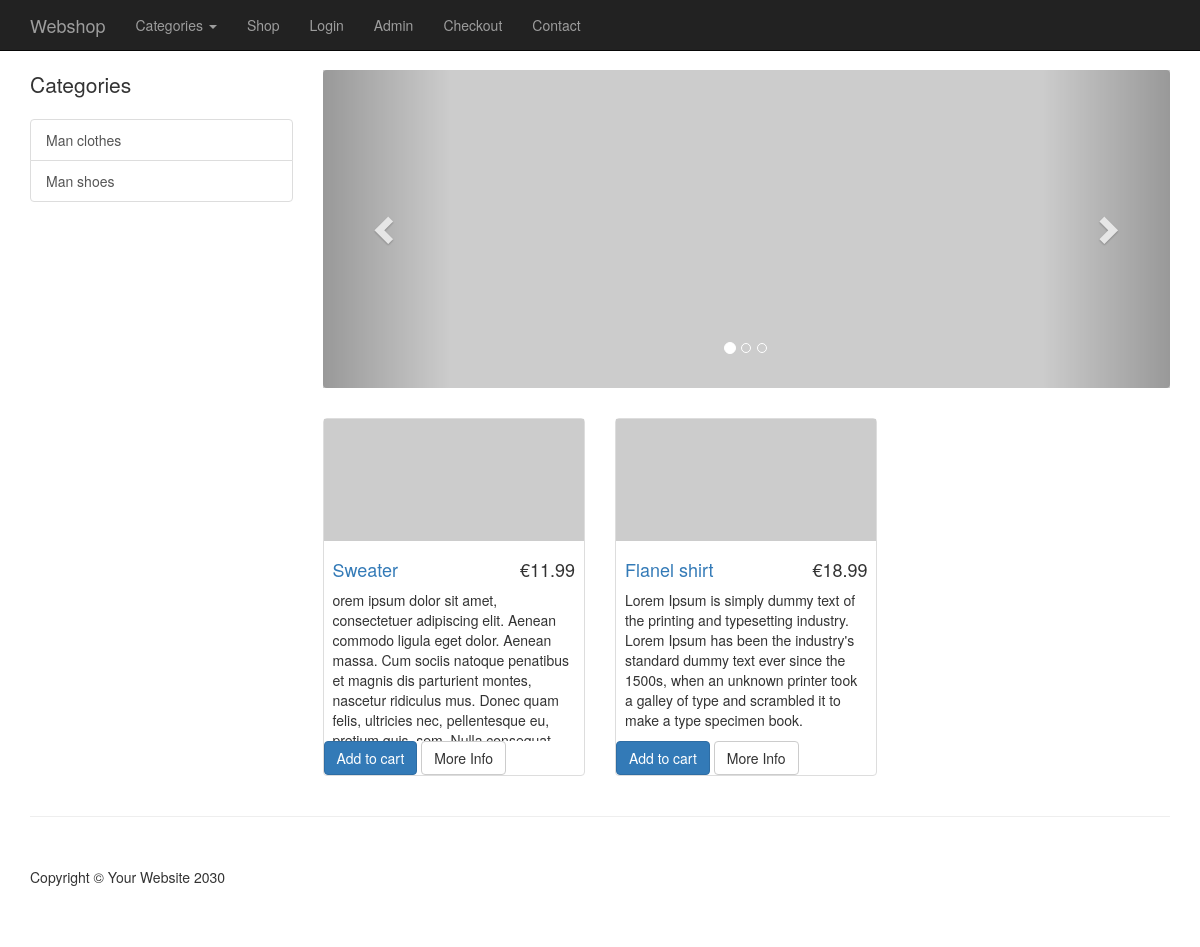
/shop/index.php, run on an earlier commit of the app's database.
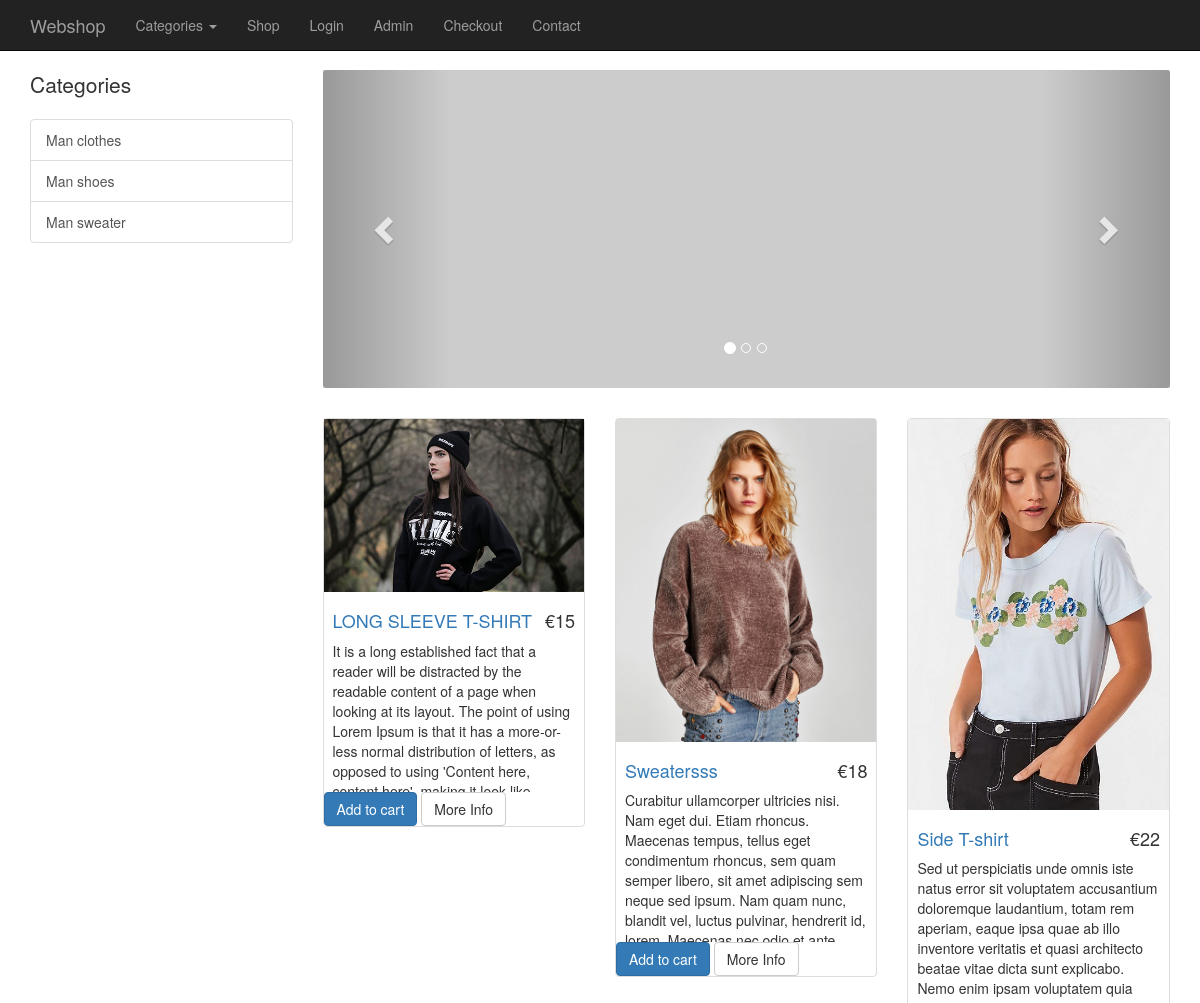
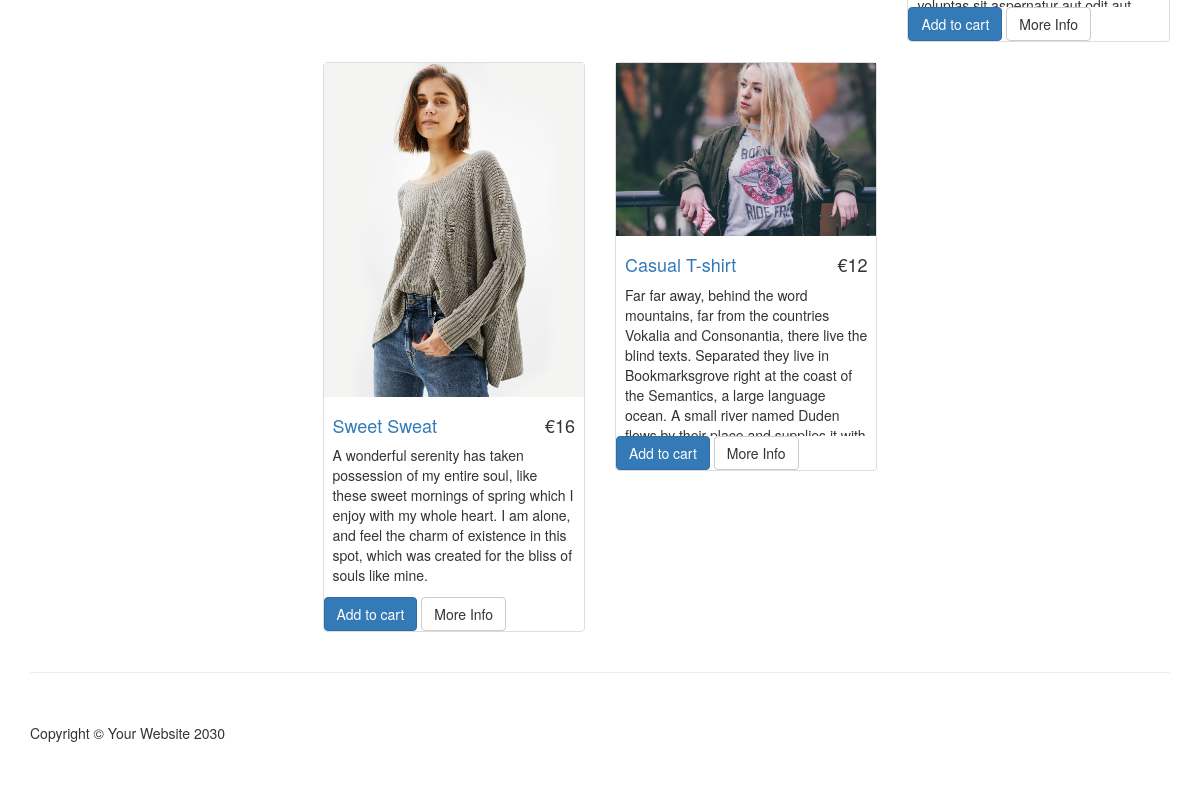
And on a later commit of the database (2 pictures, top to bottom).
### tables this page shows
CREATE TABLE `categories` (
  `cat_id` int(11) NOT NULL,
  `cat_title` varchar(255) NOT NULL
);

CREATE TABLE `products` (
  `product_id` int(11) NOT NULL,
  `product_title` varchar(255) NOT NULL,
  `product_cat_id` int(11) NOT NULL,
  `product_price` float NOT NULL,
  `product_quantity` int(11) NOT NULL,
  `product_desc` text NOT NULL,
  `product_short` text NOT NULL,
  `product_img` varchar(255) NOT NULL
);

### resources/functions.php (the view, shortened to what this page needs)
<?php
$upload_directory = "uploads";
function query($sql) {
    global $connect;
    return mysqli_query($connect, $sql);
}
function fetch_array($result){
    return mysqli_fetch_array($result);
}
function get_products() {
    $result = query("SELECT * FROM products");
    while($row = fetch_array($result)){
        $p_id = $row['product_id'];
        $price = $row['product_price'];
        $title = $row['product_title'];
        $desc = $row['product_desc'];
        $img = $row['product_img'];
        $product_photo = display_image($img);
        $product = <<<DELIMITER
         <div class="col-sm-4 col-lg-4 col-md-4">
                        <div class="thumbnail">
                            <a href="item.php?id={$p_id}"><img src="../resources/{$product_photo}" alt="pic"></a>
                            <div class="caption">
                                <h4 class="pull-right">&#8364;{$price}</h4>
                                <h4><a href="item.php?id={$p_id}">{$title}</a>
                                </h4>
                                <p>{$desc}</p>
                            </div>
                            <a class="btn btn-primary" href="../resources/cart.php?add={$p_id}">Add to cart</a> <a href="item.php?id={$p_id}" class="btn btn-default">More Info</a>
                        </div>
                    </div>
        DELIMITER;
        echo $product;
    }
}
function get_categories_side() {
    $query = query("SELECT * FROM categories");
    while($row = fetch_array($query)) {
        $cat_id = $row['cat_id'];
        $title = $row['cat_title'];
         $category_side = <<<DELIMITER
          <a href='category.php?id={$cat_id}' class='list-group-item'>{$title}</a>
         DELIMITER;
         echo $category_side;
     }
}
function display_image($picture) {
global $upload_directory;
return $upload_directory . DS . $picture;
}
?>

### resources/templates/front/header.php (shortened to what this page needs)
<!DOCTYPE html>
<html lang="en">
<head>
    <link href="css/bootstrap.min.css" rel="stylesheet">
    <link href="css/shop-homepage.css" rel="stylesheet">
</head>
<body>
    <nav class="navbar navbar-inverse navbar-fixed-top" role="navigation">
    <?php include(TEMPLATE_FRONT .  DS . "top_nav.php")?>
    </nav>

### resources/templates/front/top_nav.php (shortened to what this page needs)
<div class="container">
            <div class="navbar-header">
                <a class="navbar-brand" href="index.php">Webshop</a>
            </div>
            <div class="collapse navbar-collapse" id="bs-example-navbar-collapse-1">
                <ul class="nav navbar-nav">
                     <li class="dropdown">
                <a href="#" class="dropdown-toggle" data-toggle="dropdown" role="button" aria-haspopup="true" aria-expanded="false">Categories <span class="caret"></span></a>
              </li>
                    <li>
                        <a href="shop.php">Shop</a>
                    </li>
                    <li>
                        <a href="login.php">Login</a>
                    </li>
                    <li>
                        <a href="admin">Admin</a>
                    </li>
                     <li>
                        <a href="checkout.php">Checkout</a>
                    </li>
                    <li>
                        <a href="contact.php">Contact</a>
                    </li>
                </ul>
            </div>
        </div>

### shop/index.php (shortened to what this page needs)
<?php include(TEMPLATE_FRONT .  DS . "header.php")?>
    <div class="container">
        <div class="row">
            <?php include(TEMPLATE_FRONT .  DS . "side_nav.php")?>
            <div class="col-md-9">
                <div class="row carousel-holder">
            <?php include(TEMPLATE_FRONT .  DS . "slider.php")?>
                </div>
                <div class="row">
                   <?php get_products() ?>
                </div>
            </div>
        </div>
    </div>
    <?php include(TEMPLATE_FRONT .  DS . "footer.php")?>

### resources/templates/front/side_nav.php
<div class="col-md-3">
    <p class="lead">Categories</p>
    <div class="list-group">
     <?php get_categories_side(); ?>
                    </div>
            </div>

### resources/templates/front/slider.php (shortened to what this page needs)
<div class="col-md-12">
                        <div id="carousel-example-generic" class="carousel slide" data-ride="carousel">
                            <ol class="carousel-indicators">
                                <li data-target="#carousel-example-generic" data-slide-to="0" class="active"></li>
                                <li data-target="#carousel-example-generic" data-slide-to="1"></li>
                                <li data-target="#carousel-example-generic" data-slide-to="2"></li>
                            </ol>
                            <div class="carousel-inner">
                                <div class="item active">
                                    <img class="slide-image" src="http://placehold.it/800x300" alt="">
                                </div>
                            </div>
                            <a class="left carousel-control" href="#carousel-example-generic" data-slide="prev">
                                <span class="glyphicon glyphicon-chevron-left"></span>
                            </a>
                            <a class="right carousel-control" href="#carousel-example-generic" data-slide="next">
                                <span class="glyphicon glyphicon-chevron-right"></span>
                            </a>
                        </div>
                    </div>

### resources/templates/front/footer.php (shortened to what this page needs)
<div class="container">
        <hr>
        <footer>
            <div class="row">
                <div class="col-lg-12">
                    <p>Copyright &copy; Your Website 2030</p>
                </div>
            </div>
        </footer>
    </div>
</body>
</html>

### shop/css/shop-homepage.css (style rules this page uses)
body { padding-top: 70px; }
.slide-image { width: 100%; }
.carousel-holder { margin-bottom: 30px; }
.carousel-control, .item { border-radius: 4px; }
.caption { height: 200px; overflow: hidden; }
.caption h4 { white-space: nowrap; }
.thumbnail img { width: 100%; }
.thumbnail { padding: 0px; }
footer { margin: 50px 0; }

What changed in the data, as far as the page shows it:
removed products: product_price "11.99", product_title "Sweater", product_desc "orem ipsum dolor sit amet, consectetuer adipiscing elit. Aenean commodo ligula eget dolor. Aenean massa. Cum sociis natoque penatibus et magnis dis parturient montes, nascetur ridiculus mus. Donec quam felis, ultricies nec, pellentesque eu,…"
removed products: product_price "18.99", product_title "Flanel shirt", product_desc "Lorem Ipsum is simply dummy text of the printing and typesetting industry. Lorem Ipsum has been the industry's standard dummy text ever since the 1500s, when an unknown printer took a galley of type and scrambled it to make a type specimen book."
added categories: cat_title "Man sweater"
added products: product_img (picture), product_price "15", product_title "LONG SLEEVE T-SHIRT", product_desc "It is a long established fact that a reader will be distracted by the readable content of a page when looking at its layout. The point of using Lorem Ipsum is that it has a more-or-less normal distribution of letters, as opposed to using 'Content here,…"
added products: product_img (picture), product_price "18", product_title "Sweatersss", product_desc "Curabitur ullamcorper ultricies nisi. Nam eget dui. Etiam rhoncus. Maecenas tempus, tellus eget condimentum rhoncus, sem quam semper libero, sit amet adipiscing sem neque sed ipsum. Nam quam nunc, blandit vel, luctus pulvinar, hendrerit id,…"
added products: product_img (picture), product_price "22", product_title "Side T-shirt", product_desc "Sed ut perspiciatis unde omnis iste natus error sit voluptatem accusantium doloremque laudantium, totam rem aperiam, eaque ipsa quae ab illo inventore veritatis et quasi architecto beatae vitae dicta sunt explicabo. Nemo enim ipsam voluptatem quia…"
added products: product_img (picture), product_price "16", product_title "Sweet Sweat", product_desc "A wonderful serenity has taken possession of my entire soul, like these sweet mornings of spring which I enjoy with my whole heart. I am alone, and feel the charm of existence in this spot, which was created for the bliss of souls like mine."
added products: product_img (picture), product_price "12", product_title "Casual T-shirt", product_desc "Far far away, behind the word mountains, far from the countries Vokalia and Consonantia, there live the blind texts. Separated they live in Bookmarksgrove right at the coast of the Semantics, a large language ocean. A small river named Duden…"
